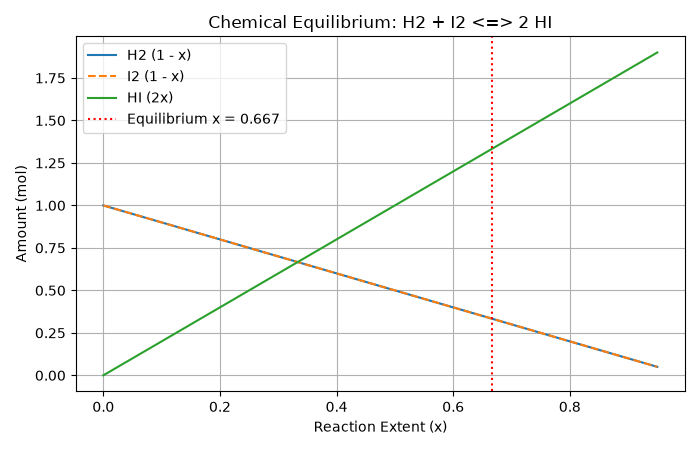

Recreate this plot in Python.
import numpy as np
import matplotlib.pyplot as plt
from scipy.optimize import newton, minimize

K = 16.0  # Gives x = 2/3 ≈ 0.6667 and HI ≈ 1.33 mol

def k_imbalance(x):
    return (2 * x)**2 / ((1 - x) * (1 - x)) - K

# 1. Root-finding with Newton's method
x_newton = newton(k_imbalance, x0=0.5)

# 2. Minimization of k_imbalance(x)**2 with SLSQP
res = minimize(lambda x: k_imbalance(x[0])**2, x0=[0.5], method="SLSQP", bounds=[(0.01, 0.99)])
x_slsqp = res.x[0]

print(f"Equilibrium extent x (Newton): {x_newton:.6f}")
print(f"Equilibrium extent x (SLSQP):  {x_slsqp:.6f}")
print(f"Equilibrium amounts -> H2: {1 - x_newton:.4f} mol, I2: {1 - x_newton:.4f} mol, HI: {2 * x_newton:.4f} mol")

x_vals = np.linspace(0, 0.95, 200)
plt.figure(figsize=(7, 4.5))
plt.plot(x_vals, 1 - x_vals, label="H2 (1 - x)", linestyle="-")
plt.plot(x_vals, 1 - x_vals, label="I2 (1 - x)", linestyle="--")
plt.plot(x_vals, 2 * x_vals, label="HI (2x)", color="tab:green")
plt.axvline(x_newton, color="red", linestyle=":", label=f"Equilibrium x = {x_newton:.3f}")
plt.xlabel("Reaction Extent (x)")
plt.ylabel("Amount (mol)")
plt.title("Chemical Equilibrium: H2 + I2 <=> 2 HI")
plt.legend()
plt.grid(True)
plt.tight_layout()
plt.savefig("equilibrium.png")
